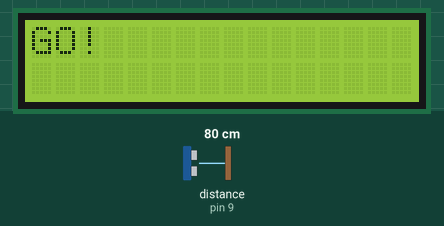
Simulated run of this sketch. Board: Arduino Uno, built with avr-gcc and run on an emulated ATmega328P. Shown: 16×2 character LCD. Wiring (inferred from the names in the program): ultrasonic range finder: trigger pin 8; echo pin 9. The test bench sets the inputs (shaded band); at power-on: distance to the obstacle (sensor on pin 9) 80 cm. The echo pulse lasts 58.3 µs per cm.

Above: at 1.2 s.
1.3 s: distance to the obstacle (sensor on pin 9) set to 120 cm
At 2.5 s:
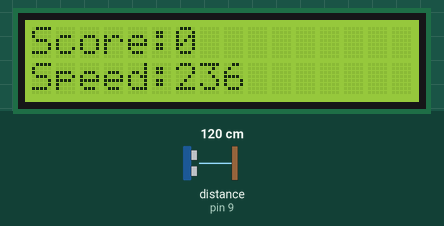
Timing chart, 0 to 4.3 s (numbered marks = the images above; inputs shaded):
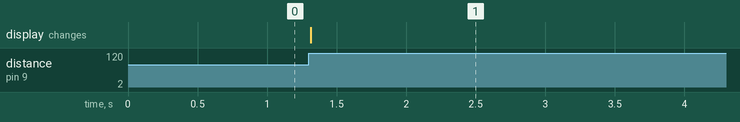

The sketch:

Speed_Test.ino
```cpp
#define trigPin1 8
#define echoPin1 9
#define trigPin2 11
#define echoPin2 12
#define soundConstant 28.72
#define distanceConstant 140
#define maxVelocity 100
#define startGap 11
#define ballGap 6
#define upPin 0
#define enterPin 1
#include <LiquidCrystal.h>
int cmd, ballNo;
//long usedDistance;

LiquidCrystal lcd(7,6,5,4,3,2);
//Effectively LiquidCrystal lcd(RS, Enable, D4, D5, D6, D7);

void setup()
{
  Serial.begin(9600);
  pinMode(upPin, INPUT_PULLUP);
  pinMode(enterPin, INPUT_PULLUP);
  pinMode(trigPin1, OUTPUT);
  pinMode(echoPin1, INPUT);
  pinMode(trigPin2, OUTPUT);
  pinMode(echoPin2, INPUT);
  lcd.begin(16, 2);
  lcd.setCursor(0, 0);
  lcd.print("How many balls?");
}

void loop()
{
  lcd.clear();
  int playerNo = 1;
  int ballNo = 1;
  ballnumFunc(playerNo, ballNo);
}


int ballnumFunc (int pN, int bN)
{
  lcd.clear();
  lcd.setCursor(0, 0);
  lcd.print("GO!");
  unsigned long y;
  int c = ballFunc(y);
  lcd.clear();
  lcd.setCursor(0, 0);
  lcd.print("Score:");
  lcd.print(c);
  lcd.setCursor(0,1);
  lcd.print("Speed:");
  lcd.print(y);
  delay(3000);
}

int ballFunc(unsigned long& y)
{
  long x;
  int z;
  y = 0;
  unsigned long a, b;
  do
  {
    x = distanceMeasure1(3);
  } while (x > 2* startGap+10*ballGap+8||  x == 0);
  do
  {
    x = distanceMeasure1(3);
    y++;
  } while (x < 2* startGap+10*ballGap+8||  x == 0);
  z = pointFunc(x, y);
  return(z);
}

int readNo (int max)
{
  int Num = 1;
  lcd.setCursor(0, 1);
  lcd.print(Num);
  int upbuttonState = HIGH;
  int downbuttonState = HIGH;
  int lNum = Num;
  bool enterpinState;
  do
  {
    enterpinState = digitalRead(enterPin);
    upbuttonState = digitalRead(upPin);
    //downbuttonState = digitalRead(downPin);
    if(digitalRead(upPin) == LOW)
    {
      //Serial.println("UP");
      Num = buttonFn(Num, 1);
    }
     /*
    if(digitalRead(downPin) == LOW)
    {
      //Serial.println("DOWN");
      Num = buttonFn(Num, -1);
    }
    */
    if (Num == (max+1)) Num = 1;
    if (Num == 0) Num = max;
    if(lNum != Num)
    {
      lcd.setCursor(0, 1);
      lcd.print(Num);
    }
    lNum = Num;
  } while (enterpinState);
  return (Num);
}

long distanceMeasure1(int k)
{
  long i, j;
  digitalWrite(trigPin1, LOW);
  delayMicroseconds(2);
  digitalWrite(trigPin1, HIGH);
  delayMicroseconds(5);
  digitalWrite(trigPin1, LOW);
  i = pulseIn(echoPin1, HIGH);
  j = ((i/2) / soundConstant);
  //delay(k);
  return j;
}

long distanceMeasure2(int k)
{
  long i, j;
  digitalWrite(trigPin2, LOW);
  delayMicroseconds(2);
  digitalWrite(trigPin2, HIGH);
  delayMicroseconds(5);
  digitalWrite(trigPin2, LOW);
  i = pulseIn(echoPin2, HIGH);
  j = ((i/2) / soundConstant);
  //delay(k);
  return j;
}

int pointFunc(int n, unsigned long y)
{
  int m;
  if ((startGap <= n && n <= startGap+ballGap)||(startGap+9*ballGap+8 <= n && n <= startGap+10*ballGap+8))
  {
    m = 2;
  }
  else if ((startGap+ballGap+1 <= n && n <= startGap+2*ballGap+1)||(startGap+8*ballGap+7 <= n && n <= startGap+9*ballGap+7))
  {
    m = 4;
  }
  else if ((startGap+2*ballGap+2 <= n && n <= startGap+3*ballGap+2)||(startGap+7*ballGap+6 <= n && n <= startGap+8*ballGap+6))
  {
    m = 6;
  }
  else if ((startGap+3*ballGap+3 <= n && n <= startGap+4*ballGap+3)||(startGap+6*ballGap+5 <= n && n <= startGap+7*ballGap+5))
  {
    m = 8;
  }
  else if (startGap + 4*ballGap + 4 <= n && n <= startGap + 6*ballGap + 4)
  {
    m = 12;
  }
  else
  {
    m = 0;
  }
  return m;
}

int buttonFn(int x, int y)
{
  x = x + y;
  delay(200);
  return x;
}
```

Measured:
- after the input at 1.3 s, the display: changes at once (image 1)
